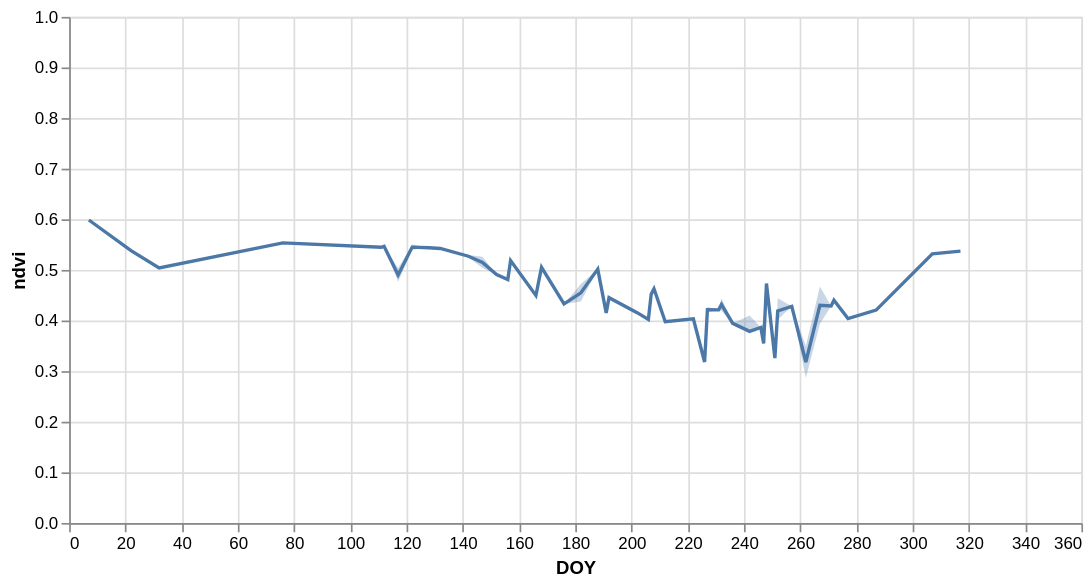

Here is the notebook cell this chart was saved with:
### Code cell
base = alt.Chart(ndvi_df).encode(
    x=alt.X('DOY:Q', scale=alt.Scale(domain=(0, 360))))

line = base.mark_line().encode(
    y=alt.Y('median(ndvi):Q', scale=alt.Scale(domain=(0, 1))))

band = base.mark_errorband(extent='iqr').encode(
    y='ndvi:Q')

(line + band).properties(width=600, height=300).interactive()
